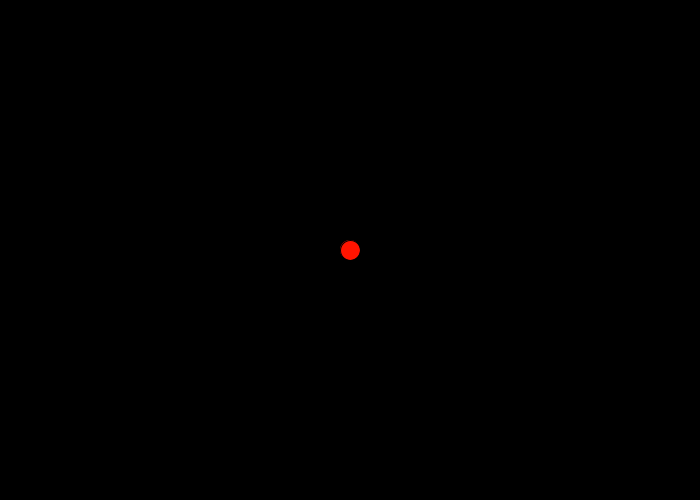
Frame 1 (no input)
Frame 60 (the mouse pressed at the canvas centre just before this capture): identical to frame 1, image omitted
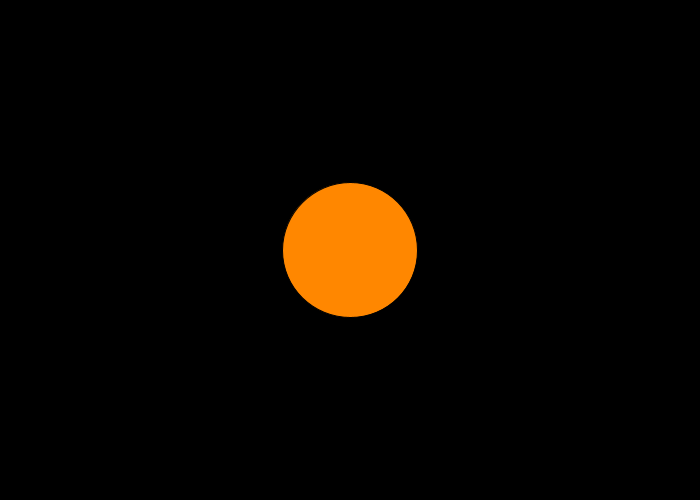
Frame 120 (the mouse held since frame 60 and released just before this capture)

The Processing sketch that drew these frames (run headless with seeded random() and noise(); from frame 60 on, the mouse is pressed at the canvas centre):

// Processing sketch: map_cerchio
// ── map_cerchio.pde
void setup(){
   size(700,500);
   
}

void draw(){
  background(0);
  float r = map(mouseX, 0, width, 20, 250);
  fill(255, r, 0);
  ellipse(width/2, height/2, r, r);
  
}
